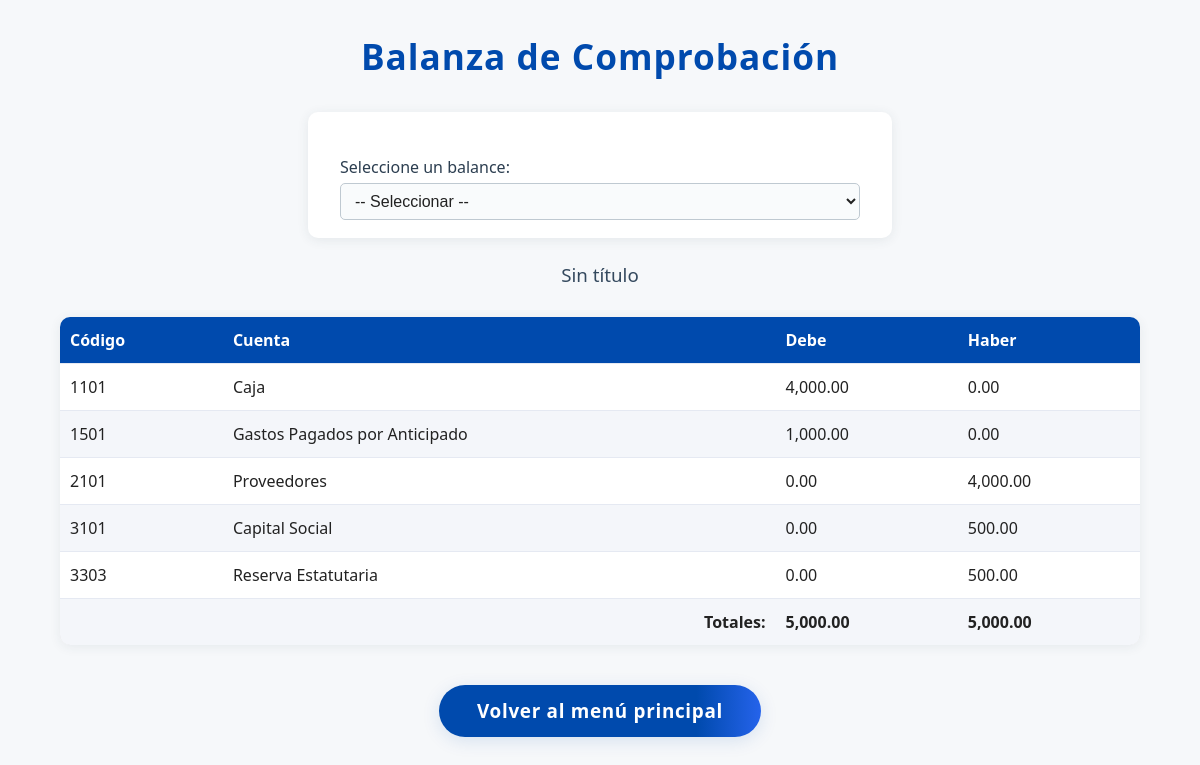
/MGBcontable/balanza_comprobacion.php?balance_id=2, run on the app's committed database.
### tables this page shows
CREATE TABLE `cuentas` (
  `codigo` varchar(10) NOT NULL,
  `nombre` varchar(100) NOT NULL,
  `tipo` enum('Activo','Pasivo','Patrimonio') NOT NULL
);

### MGBcontable/balanza_comprobacion.php (the view, shortened to what this page needs)
<?php
require_once 'php/conexion.php';
$balance_id = isset($_GET['balance_id']) ? intval($_GET['balance_id']) : 0;
$balance_titulo = '';
$cuentas = [];
$total_debe = 0;
$total_haber = 0;
if ($balance_id > 0) {
    $stmt = $conn->prepare("
        SELECT e.nombre AS empresa_nombre, bi.fecha
        FROM balance_inicial bi
        JOIN empresas e ON e.id = bi.empresa
        WHERE bi.id = ?
    ");
    $stmt->bind_param("i", $balance_id);
    $stmt->execute();
    $result = $stmt->get_result();
    $balance = $result->fetch_assoc();
    $balance_titulo = $balance ? ($balance['empresa_nombre'] . ' - ' . $balance['fecha']) : 'Sin título';
    $query = "
        SELECT c.codigo, c.nombre, c.tipo, SUM(bid.saldo) AS saldo
        FROM balance_inicial_detalle bid
        JOIN cuentas c ON c.codigo = bid.cuenta_codigo
        WHERE bid.balance_id = ?
        GROUP BY c.codigo, c.nombre, c.tipo
        ORDER BY c.codigo
    ";
    $stmt = $conn->prepare($query);
    $stmt->bind_param("i", $balance_id);
    $stmt->execute();
    $result = $stmt->get_result();
    while ($row = $result->fetch_assoc()) {
        $saldo = floatval($row['saldo']);
        $debe = 0;
        $haber = 0;
        if (in_array($row['tipo'], ['Activo'])) {
            $debe = $saldo;
            $total_debe += $saldo;
        } else {
            $haber = $saldo;
            $total_haber += $saldo;
        }
        $cuentas[] = [
            'codigo' => $row['codigo'],
            'nombre' => $row['nombre'],
            'debe' => $debe,
            'haber' => $haber
        ];
    }
}
?>
<!DOCTYPE html>
<html lang="es">
<head>
</head>
<body>
<h2>Balanza de Comprobación</h2>
<form method="get" action="">
    <label for="balance_id">Seleccione un balance:</label>
    <select name="balance_id" id="balance_id" onchange="this.form.submit()">
        <option value="0">-- Seleccionar --</option>
    </select>
</form>
<?php if ($balance_id > 0): ?>
    <h3><?= htmlspecialchars($balance_titulo) ?></h3>
    <table>
        <thead>
            <tr>
                <th>Código</th>
                <th>Cuenta</th>
                <th>Debe</th>
                <th>Haber</th>
            </tr>
        </thead>
        <tbody>
            <?php foreach ($cuentas as $cuenta): ?>
                <tr>
                    <td><?= htmlspecialchars($cuenta['codigo']) ?></td>
                    <td><?= htmlspecialchars($cuenta['nombre']) ?></td>
                    <td><?= number_format($cuenta['debe'], 2) ?></td>
                    <td><?= number_format($cuenta['haber'], 2) ?></td>
                </tr>
            <?php endforeach; ?>
            <tr style="font-weight: bold; background-color: #e0e0e0;">
                <td colspan="2" style="text-align: right;">Totales:</td>
                <td><?= number_format($total_debe, 2) ?></td>
                <td><?= number_format($total_haber, 2) ?></td>
            </tr>
        </tbody>
    </table>
<?php endif; ?>
<div style="text-align:center; margin:40px 0 30px 0;">
    <a href="index.php" style="
        display:inline-block;
        padding:13px 38px;
        background:linear-gradient(90deg,#004aad 80%,#2563eb 100%);
        color:#fff;
        border:none;
        border-radius:32px;
        font-size:1.18em;
        font-weight:700;
        text-align:center;
        text-decoration:none;
        box-shadow:0 4px 18px rgba(0,74,173,0.13);
        letter-spacing:0.7px;
        transition:background 0.2s,box-shadow 0.2s,color 0.2s;
    "
    onmouseover="this.style.background='linear-gradient(90deg,#003366 80%,#2563eb 100%)';this.style.color='#e3eefd';"
    onmouseout="this.style.background='linear-gradient(90deg,#004aad 80%,#2563eb 100%)';this.style.color='#fff';"
    >Volver al menú principal</a>
</div>
</body>
</html>

### MGBcontable/balanza_comprobacion.php (style rules this page uses)
body { font-family: 'Segoe UI', Arial, sans-serif; background: #f6f8fa; color: #222; margin: 0; padding: 0; }
h2 { text-align: center; margin-top: 32px; font-size: 2.2em; letter-spacing: 1px; color: #004aad; }
h3 { text-align: center; margin-top: 18px; color: #34495e; font-weight: 500; }
form { background: #fff; max-width: 520px; margin: 32px auto 24px auto; padding: 28px 32px 18px 32px; border-radius: 10px; box-shadow: 0 2px 12px rgba(44,62,80,0.09); }
label { display: block; margin-top: 16px; font-weight: 500; color: #2c3e50; }
select { width: 100%; padding: 8px 10px; margin-top: 5px; border-radius: 5px; border: 1px solid #bfc9d1; font-size: 1em; background: #f9fbfc; color: #222; transition: border 0.2s; }
a { color: #004aad; text-decoration: none; font-weight: 500; }
table { border-collapse: separate; border-spacing: 0; width: 90%; margin: 30px auto 0 auto; background: #fff; box-shadow: 0 2px 12px rgba(44,62,80,0.08); border-radius: 10px; overflow: hidden; }
th, td { padding: 12px 10px; border-bottom: 1px solid #e5e9f2; text-align: left; font-size: 1em; }
th { background: #004aad; color: #fff; font-weight: 600; }
tr:last-child td { border-bottom: none; }
tr:nth-child(even) td { background: #f4f6fa; }

### data on the page
cuentas: codigo "1101", nombre "Caja", debe "4,000.00", haber "0.00"
cuentas: codigo "1501", nombre "Gastos Pagados por Anticipado", debe "1,000.00", haber "0.00"
cuentas: codigo "2101", nombre "Proveedores", debe "0.00", haber "4,000.00"
cuentas: codigo "3101", nombre "Capital Social", debe "0.00", haber "500.00"
cuentas: codigo "3303", nombre "Reserva Estatutaria", debe "0.00", haber "500.00"

### other printed values
$balance_titulo "Sin título"
$total_debe "5,000.00"
$total_haber "5,000.00"
